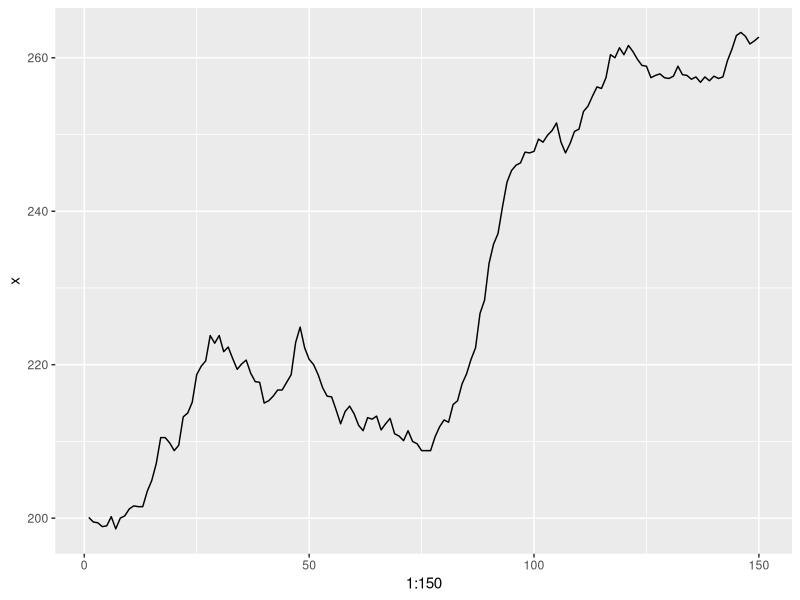
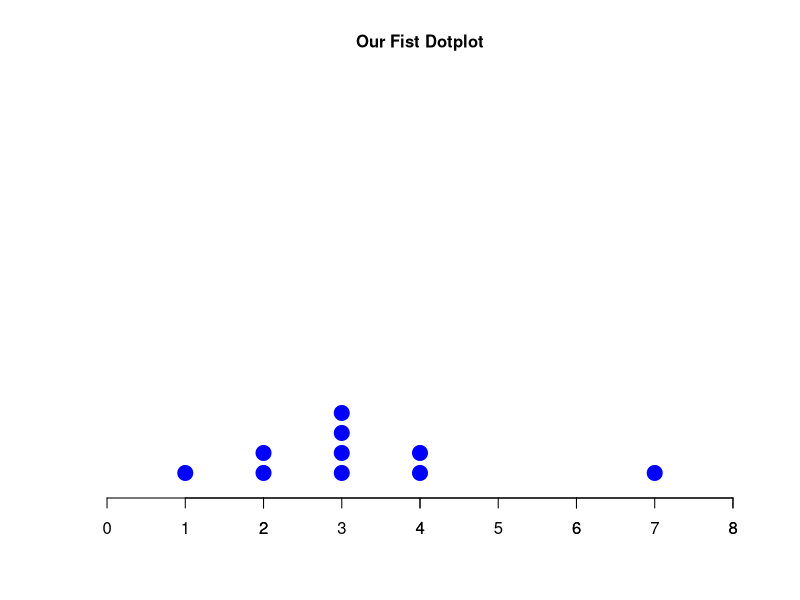
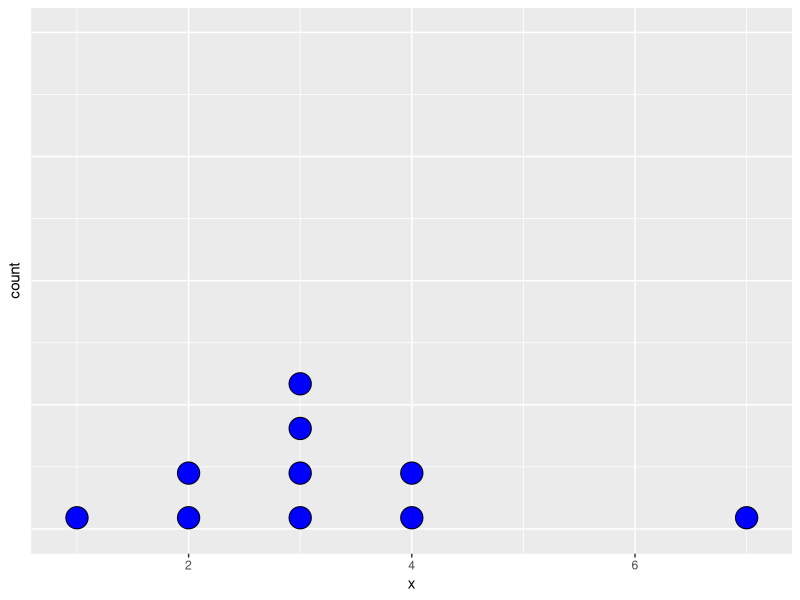

Recreate these plots in R, in order.
## ---- chunk 1
3+4
3*4
3^4
3/4
sin(0)
## ---- chunk 2
x = 5
print(x)
x <- 7
print(x)
x
## ---- chunk 3
x = 'the best class ever'
x
## ---- chunk 4
x = c(4,7,2,3)
x
x^2
x*x
sum(x)
prod(x)
length(x)
mean(x)
y = c(1, 2, -3, 0.5)
x*y
x+y
x^y
## ---- chunk 5
BJsales
help("BJsales")
help(BJsales)
## ---- chunk 6
x
set.seed(123)
sample(x,2)
sample(BJsales, 10)
## ---- chunk 7
#| out.width: "100%"
library(tidyverse)
BJsales_df <- as_tibble(BJsales)
BJsales_df %>% 
  ggplot(aes(1:150,x))+
  geom_line()
## ---- chunk 8
#| out.width: "100%"

x = c(4,7,2,3, 3,3,3,4,2,1)
# introduce the following plot step by step
stripchart(x,  method = 'stack', 
           at = 0.05, pch = 20, xlim = c(0,8),
           col = 'blue', cex = 3, frame.plot = F,
           main = 'Our Fist Dotplot', cex.main = 1)
axis(1, at = seq(1, 8, by = 1))
## ---- chunk 9
#| out.width: "100%"
# ignore y-axis
x = c(4,7,2,3, 3,3,3,4,2,1)
df = as_tibble(x)
df %>% 
  ggplot(aes(x)) +
  geom_dotplot(fill = 'blue', stackratio = 2) +
  theme(axis.text.y=element_blank(),
      axis.ticks.y=element_blank())
